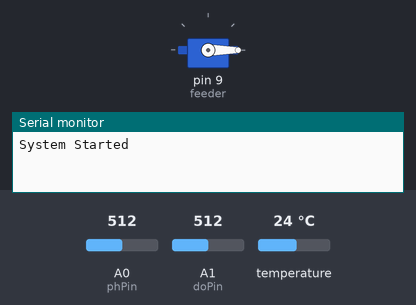
The sketch below on a simulated Arduino Uno, built with avr-gcc and run on an emulated ATmega328P. On the bench: servo, the last lines printed to the serial monitor. Inputs (shaded band) come from the test bench; at power-on: A0 (phPin) = 512, A1 (doPin) = 512, temperature 24 °C. The local clock reads 2024-03-15 10:24:30 at power-on unless the sketch sets it.

Above: at 0.05 s.
At 26.85 s:
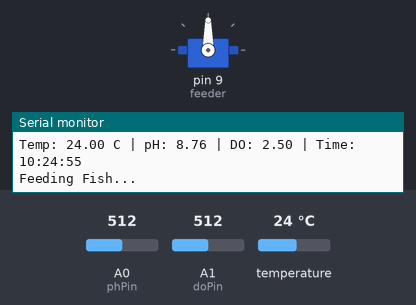
Timing chart, 0 to 35.0 s (numbered marks = the images above):
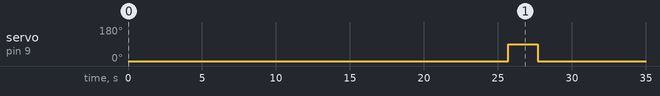

Measured:
- by itself, servo on pin 9 (feeder): alternates 90° for 2.0 s and 0° for 24.9 s

The sketch:

secondary_actuators.ino
```cpp
#include <OneWire.h>
#include <DallasTemperature.h>
#include <Wire.h>
#include <RTClib.h>
#include <Servo.h>

// -------- Temperature --------
#define ONE_WIRE_BUS 2
OneWire oneWire(ONE_WIRE_BUS);
DallasTemperature sensors(&oneWire);

// -------- RTC --------
RTC_DS3231 rtc;

// -------- Servo --------
Servo feeder;

// -------- Sensors --------
int phPin = A0;
int doPin = A1;

// -------- Timer --------
unsigned long previousMillis = 0;
const long interval = 25000; // 25 seconds

void setup() {
  Serial.begin(9600);

  sensors.begin();
  rtc.begin();

  feeder.attach(9);
  feeder.write(0); // initial position

  Serial.println("System Started");
}

void loop() {

  // 🌡️ TEMPERATURE
  sensors.requestTemperatures();
  float temp = sensors.getTempCByIndex(0);

  // 🧪 PH SENSOR
  int phValue = analogRead(phPin);
  float phVoltage = phValue * (5.0 / 1023.0);
  float ph = 3.5 * phVoltage;

  // 💧 DO SENSOR
  int doValue = analogRead(doPin);
  float oxygen = doValue * (5.0 / 1023.0);

  // ⏰ RTC TIME
  DateTime now = rtc.now();

  // 📤 PRINT DATA
  Serial.print("Temp: ");
  Serial.print(temp);
  Serial.print(" C | pH: ");
  Serial.print(ph);
  Serial.print(" | DO: ");
  Serial.print(oxygen);

  Serial.print(" | Time: ");
  Serial.print(now.hour());
  Serial.print(":");
  Serial.print(now.minute());
  Serial.print(":");
  Serial.println(now.second());

  // 🍽️ FEED EVERY 10 SECONDS (NON-BLOCKING)
  unsigned long currentMillis = millis();

  if (currentMillis - previousMillis >= interval) {
    previousMillis = currentMillis;
    feedFish();
  }

  delay(2000);
}

// -------- FEED FUNCTION --------
void feedFish() {
  Serial.println("Feeding Fish...");

  feeder.write(90);  // open
  delay(2000);

  feeder.write(0);   // close
}
```
